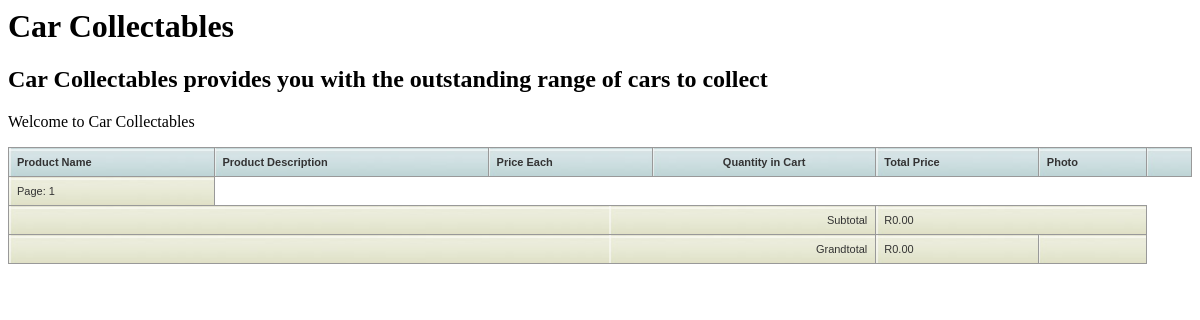
Page /testFunctions.php on the committed database.
### tables this page shows
CREATE TABLE IF NOT EXISTS `storeinfo` (
  `storeID` varchar(30) NOT NULL DEFAULT '',
  `storeName` varchar(255) DEFAULT NULL,
  `storeDesc` varchar(100) DEFAULT NULL,
  `welcomeMsg` varchar(100) DEFAULT NULL,
  PRIMARY KEY (`storeID`)
);

### DBLayer/DBHander.php (called while the page is built, shortened)
<?php
class DBHander
{
    var $db_port = NULL;
    var $db_user = NULL;
    var $db_pass = NULL;
    var $db_name = NULL;
    function setDB($db_port,$db_user,$db_pass,$db_name)
    {
        $this->db_port = $db_port;
        $this->db_user = $db_user;
        $this->db_pass = $db_pass;
        $this->db_name = $db_name;
    }
    function connectToDB()
    {
        try
        {
            $dbcnx = new mysqli($this->db_port, $this->db_user, $this->db_pass, $this->db_name);
            if ($dbcnx->connect_errno)         {
                $this->errorMsgs[] = "Unable to connect to the database server. Error code " . $dbcnx->connect_errno . ": " . $dbcnx->connect_error;
            }         else         {
                return $dbcnx;
            }
        }
        catch (Exception $exc)
        {
            echo $exc->getMessage();
        }
         }
}
?>

### testFunctions.php (the view, shortened to what this page needs)
<?php
require_once('\Controller\ShoppingCart.php');
$storeID = "Cars";
$storeInfo = array();
if (class_exists("ShoppingCart")){
     if (isset($_SESSION['currentStore']))
     {
        $Store = unserialize($_SESSION['currentStore']);
     }
     else
     {
        $Store = new ShoppingCart();
     }
     $Store->setStoreID($storeID);
     $storeInfo = $Store->getStoreInformation();
     $Store->processUserInput();
}
else {
     $ErrorMsgs[] = "The ShoppingCart class is not available!";
     $Store = NULL;
}
?>
<!DOCTYPE html PUBLIC "-//W3C//DTD XHTML 1.0 Strict//EN"
"http://www.w3.org/TR/xhtml1/DTD/xhtml1-strict.dtd">
<html xmlns="http://www.w3.org/1999/xhtml">
<head>
</head>
<body>
    <h1><?php echo htmlentities($storeInfo['storeName']); ?></h1>
    <h2><?php echo htmlentities($storeInfo['storeDesc']); ?></h2>
    <p><?php echo htmlentities($storeInfo['welcomeMsg']); ?></p>
    <?php
         $Store->getProductList();
    ?>
</body>
</html>

### Controller/ShoppingCart.php (shortened to what this page needs)
<link href="tableStyling.css" rel="stylesheet" type="text/css" />
<?php
require_once(__ROOTShoppingCart__.'\DBLayer\DBHander.php');
class ShoppingCart
{
    private $DBConnect = null;
    private $inventory = NULL;
    private $shoppingCart = NULL;
    private $storeID = "";
    private $cartPageIteration = 0;
    function __construct()
    {
            $this->DBHandler = new DBHander();
            $this->DBConnect = $this->DBHandler->connectToDB();
    }
    public function setStoreID($storeID)
    {
            if($this->storeID != $storeID)
            {
                $this->storeID = $storeID;
                $SQLString = "SELECT * FROM product WHERE storeID = '" . $this->storeID ."'";
                $QueryResult = @$this->DBConnect->query($SQLString);
            }
    }
    public function getFirstKey($inventory)
   {
        $testArray = $inventory;
        $key = key($testArray);
        return ($key);
   }
    private function populateInventory($QueryResult)
    {
        if($QueryResult === FALSE)
        {
            $this->storeID = "";
        }
        else
        {
            if (isset($this->inventory,$this->shoppingCart))
            {
                unset($this->inventory);
                unset($this->shoppingCart);
            }
            else
            {
                $this->inventory = array();
                $this->shoppingCart = array();
            }
            while(($Row = $QueryResult->fetch_assoc()) !== NULL)
            {
                $this->inventory[$Row['prodID']] = array();
                $this->inventory[$Row['prodID']]['prodName'] = $Row['prodName'];
                $this->inventory[$Row['prodID']]['prodDesc'] = $Row['prodDesc'];
                $this->inventory[$Row['prodID']]['prodPrice'] = $Row['prodPrice'];
                $this->inventory[$Row['prodID']]['imageURL'] = $Row['imageURL'];
                $this->shoppingCart[$Row['prodID']] = 0;
            }
        }
        $this->inventory = $this->sortArray($this->inventory);
    }
    public function sortArray ($passedArr)
    {
       $size = count($passedArr);
       $min = $this->getFirstKey($passedArr);
       $max = $size + $min - 1;
       for ($i=$min; $i<$max; $i++)
       {
            for ($j=$min; $j<$max; $j++)
            {
                if (strcmp($passedArr[$j+1]['prodName'], $passedArr[$j]['prodName']) < 0)
                {
                    if (strcmp($passedArr[$j+1]['prodName'], $passedArr[$j]['prodName']) < 0)
                    {
                        $this->swap($passedArr, $j, $j+1);
                    }
                }
            }
       }
        return $passedArr;
    }
    public function getStoreInformation()
    {
            $retval = FALSE;
            if($this->storeID != "")
            {
                    $SQLString = "SELECT * FROM storeinfo WHERE storeID = '" . $this->storeID . "'";
                    $QueryResult = @$this->DBConnect->query($SQLString);
                    if($QueryResult !== FALSE)
                    {
                        $retval = $QueryResult->fetch_assoc();
                    }
            }
            return($retval);
    }
    public function getProductList()
    {
        $retval = FALSE;
        $subtotal = 0;
        $timestamp = sha1(microtime(true));
        $checkoutPage = "order-processed.php";
        $redirect = "showcart.php";
        if(count($this->inventory) > 0)
        {
            if (strstr($_SERVER['SCRIPT_NAME'], 'products.php'))
            {
                if ($this->cartEmpty())
                {
                    echo $this->tableHeaders()."<th>&nbsp;</th></tr>\n";
                }
                else
                    echo $this->tableHeaders() . "<th><a href='$redirect'><img border='0' src='images/images/cart/shopping-cart.jpg' /></a></th></tr>\n";
                $this->populateInvTableContent($subtotal, $timestamp);
            }
            else
            {
                if (!$this->cartEmpty())
                {
                    echo $this->tableHeaders() . "<th><a href='$checkoutPage'><img border='0' src='images/images/cart/checkout.jpg' /></a></th></tr>\n";
                }
                else
                    echo $this->tableHeaders() . "<th>&nbsp;</th></tr>\n";
                $this->populateCartTableContent($subtotal, $timestamp);
            }
            $this->subtotal($subtotal, $timestamp);
            $retval = TRUE;
        }
        return($retval);
    }
    private function cartEmpty()
    {
        $retval = TRUE;
        return $retval;
    }
    private function tableHeaders()
    {
        return "<table class='imagetable' width= '100%' align='center'>\n".
                "<tr align='left'><th>Product Name</th><th>Product Description</th>".
                "<th>Price Each</th><th align='center'>Quantity in Cart</th>" .
                "<th>Total Price</th><th>Photo</th>";
    }
    private function subtotal($subtotal, $timestamp)
    {
        $productsPage = "products.php";
        echo "<tr><td colspan= '4' align='right' >Subtotal</td>\n";
        printf("<td colspan = '2' class='currency'>R%.2f</td>\n", $subtotal);
        echo "<tr><td colspan= '4' align='right' >Grandtotal</td>\n";
        printf("<td class= 'currency'>R%.2f</td>\n", $this->calcGrandTotal());
        if (strstr($_SERVER['SCRIPT_NAME'], 'showcart.php'))
        {
            if ($this->cartEmpty())
            {
                echo "<td ><a href='$productsPage'><img src='images/images/cart/readd-items-to-cart.jpg' /></a></td></tr>\n";
            }
            else
            {
                echo $this->echoEmptyCart($timestamp, $productsPage);
            }
        }
        else
        {
            echo $this->echoEmptyCart($timestamp, $productsPage);
        }
        echo"</table>";
    }
    private function echoEmptyCart($timestamp, &$productsPage)
    {
        if (!$this->cartEmpty())
        {
            if (strstr($_SERVER['SCRIPT_NAME'], 'showcart.php'))
            {
                return "<td ><a href='" . $_SERVER['SCRIPT_NAME'] . "?PHPSESSID=" . session_id() .
                        "&EmptyCart=TRUE&tokenID=" . $timestamp . "'><img src='images/images/cart/empty-cart.jpg' /></a><a href='$productsPage'><img src='images/images/cart/edit-cart.jpg' /></a></td></tr>\n";
            }
            else
            {
                return "<td ><a href='" . $_SERVER['SCRIPT_NAME'] . "?PHPSESSID=" . session_id() .
                        "&EmptyCart=TRUE&tokenID=" . $timestamp . "'><img src='images/images/cart/empty-cart.jpg' /></a></td></tr>\n";
            }
        }
        else
        {
            return "<td >&nbsp;</td></tr>\n";
        }
    }
    private function calcGrandTotal()
    {
        $grandtotal = 0;
        foreach ($this->shoppingCart as $key => $value)
        {
            $grandtotal += ($this->inventory[$key]['prodPrice'] * $value);
        }
        return ($grandtotal);
    }
    private function populateCartTableContent(&$subtotal, $timestamp)
    {
        echo("<tr><td >Page: " . ($this->cartPageIteration + 1) . "</td></tr>");
    }
}
?>

### Controller/tableStyling.css (style rules this page uses)
table.imagetable { font-family: verdana,arial,sans-serif; font-size:11px; color:#333333; border-width: 1px; border-color: #999999; border-collapse: collapse; }
table.imagetable th { background:#b5cfd2 url('cell-blue.jpg'); border-width: 1px; padding: 8px; border-style: solid; border-color: #999999; }
table.imagetable td { background:#dcddc0 url('cell-grey.jpg'); border-width: 1px; padding: 8px; border-style: solid; border-color: #999999; }

### rows in the picture
storeinfo: storeName "Car Collectables", storeDesc "Car Collectables provides you with the outstanding range of cars to collect", welcomeMsg "Welcome to Car Collectables"

### other values in the picture
$this->cartPageIteration + 1 "1"
$subtotal "0.00"
$this->calcGrandTotal() "0.00"
